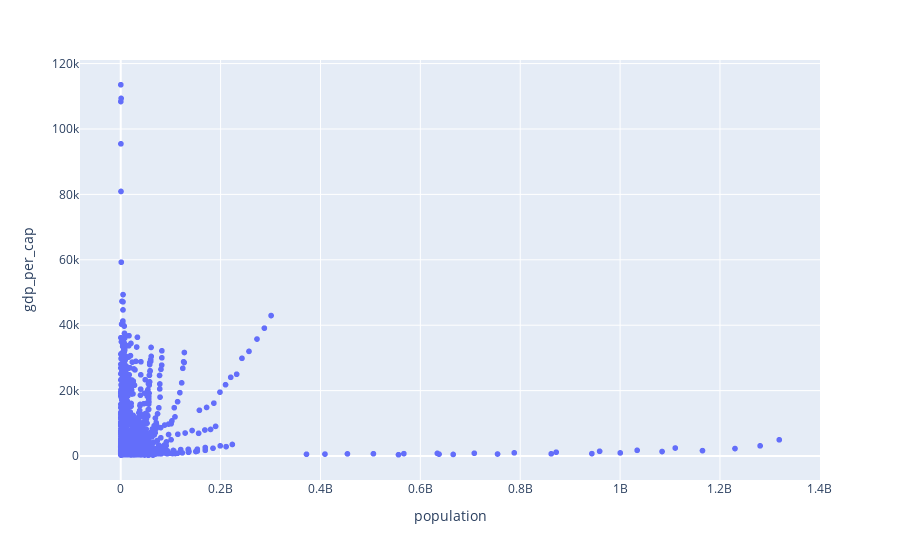

Notebook source saved alongside this figure:
### Code cell
fig = px.scatter(df, x='population', y='gdp_per_cap')
fig.show()

### Figure 1 — Plotly figure (JSON) as saved in the notebook; plotly's stock layout.template omitted (floating-point values rounded to 4 significant figures; data arrays with more than 128 entries replaced by an {"elided": "..."} marker saying what was removed)
{"data": [{"hovertemplate": "population=%{x}<br>gdp_per_cap=%{y}<extra></extra>", "legendgroup": "", "marker": {"color": "#636efa", "symbol": "circle"}, "mode": "markers", "name": "", "showlegend": false, "type": "scattergl", "x": {"elided": "1704 int values"}, "xaxis": "x", "y": {"elided": "1704 float values"}, "yaxis": "y"}], "layout": {"legend": {"tracegroupgap": 0}, "margin": {"t": 60}, "xaxis": {"anchor": "y", "domain": [0, 1], "title": {"text": "population"}}, "yaxis": {"anchor": "x", "domain": [0, 1], "title": {"text": "gdp_per_cap"}}}}
